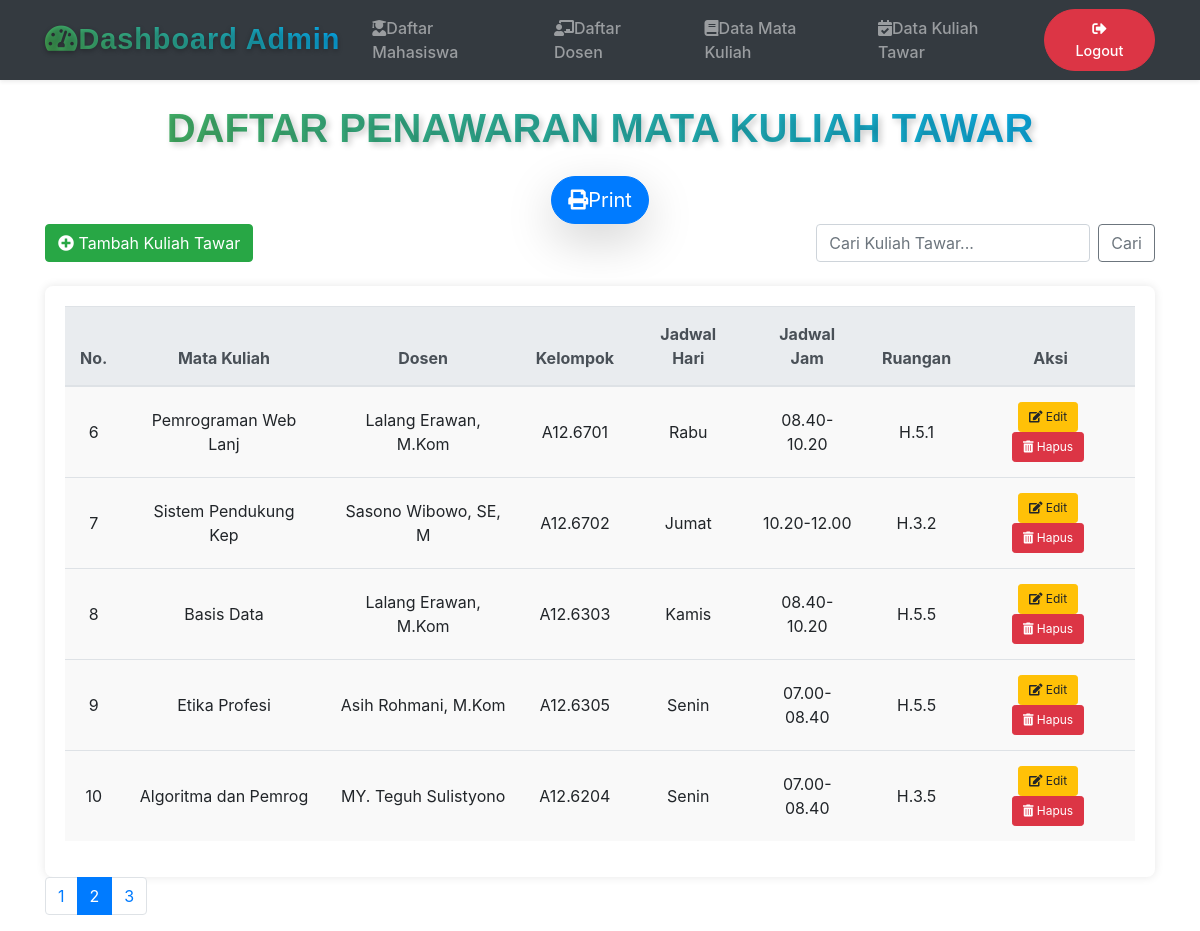
The page /dashboard_kultawar_06959_fais.php?page=2 on the database its author committed.
### tables this page shows
CREATE TABLE `kultawar` (
  `idkultawar` int(11) NOT NULL AUTO_INCREMENT,
  `matkul` char(20) DEFAULT NULL,
  `dosen` char(20) DEFAULT NULL,
  `klp` char(10) DEFAULT NULL,
  `hari` varchar(10) DEFAULT NULL,
  `jamkul` char(13) DEFAULT NULL,
  `ruang` char(6) DEFAULT NULL,
  PRIMARY KEY (`idkultawar`)
);

### dashboard_kultawar_06959_fais.php (the view, shortened to what this page needs)
<?php
$limit = 5;
$page = isset($_GET['page']) ? (int)$_GET['page'] : 1;
$start = ($page > 1) ? ($page * $limit) - $limit : 0;
$result_total = mysqli_query($koneksi, "SELECT COUNT(*) AS total FROM kultawar");
$total_data = mysqli_fetch_assoc($result_total)['total'];
$total_pages = ceil($total_data / $limit);
$result = mysqli_query($koneksi, "SELECT * FROM kultawar LIMIT $start, $limit");
?>
<!DOCTYPE html>
<html lang="en">
<head>
    <link rel="stylesheet" href="https://stackpath.bootstrapcdn.com/bootstrap/4.5.2/css/bootstrap.min.css">
    <link rel="stylesheet" href="https://use.fontawesome.com/releases/v5.7.0/css/all.css" />
</head>
<body>
<nav class="navbar navbar-expand-lg navbar-dark bg-dark shadow-sm">
    <div class="container">
        <a class="navbar-brand text-gradient" href="#">
            <i class="fas fa-tachometer-alt me-2"></i>Dashboard Admin
        </a>
        <div class="collapse navbar-collapse" id="navbarNav">
            <ul class="navbar-nav ms-auto align-items-center">
                <li class="nav-item">
                    <a class="nav-link px-3" href="dashboard_mahasiswa_06959_fais.php">
                        <i class="fas fa-user-graduate me-2"></i>Daftar Mahasiswa
                    </a>
                </li>
                <li class="nav-item">
                    <a class="nav-link px-3" href="dashboard_dosen_06959_fais.php">
                        <i class="fas fa-chalkboard-teacher me-2"></i>Daftar Dosen
                    </a>
                </li>
                <li class="nav-item">
                    <a class="nav-link px-3" href="dashboard_matkul_06959_fais.php">
                        <i class="fas fa-book me-2"></i>Data Mata Kuliah
                    </a>
                </li>
                <li class="nav-item">
                    <a class="nav-link px-3" href="dashboard_kultawar_06959_fais.php">
                        <i class="fas fa-calendar-check me-2"></i>Data Kuliah Tawar
                    </a>
                </li>
                <li class="nav-item ms-lg-3">
                    <a class="btn btn-danger nav-link text-white rounded-pill px-4" href="index.php">
                        <i class="fas fa-sign-out-alt me-2"></i>Logout
                    </a>
                </li>
            </ul>
        </div>
    </div>
</nav>
<div class="container">
    <h2 class="text-center my-4 custom-heading">Daftar Penawaran Mata Kuliah Tawar</h2>
    <div class="text-center"><a class="btn btn-primary btn-lg shadow-lg rounded-pill text-white" href="printkultar_06959_fais.php"><i class="fas fa-print me-2"></i>Print</a></div>
    <div class="d-flex justify-content-between mb-4">
        <a href="tambah_kultar_06959_fais.php" class="btn btn-success"><i class="fas fa-plus-circle"></i> Tambah Kuliah Tawar</a>
        <form class="form-inline" role="search">
            <input class="form-control mr-2" type="search" id="searchInput" placeholder="Cari Kuliah Tawar..." aria-label="Search">
            <button class="btn btn-outline-secondary" type="submit">Cari</button>
        </form>
    </div>
    <div class="table-container">
        <table class="table table-hover">
            <thead class="thead-light">
                <tr>
                <th>No.</th>
                <th>Mata Kuliah</th>
                <th>Dosen</th>
                <th>Kelompok</th>
                <th>Jadwal Hari</th>
                <th>Jadwal Jam</th>
                <th>Ruangan</th>
                <th>Aksi</th>
                </tr>
            </thead>
            <tbody>
                <?php if (mysqli_num_rows($result) > 0): ?>
                    <?php while($row = mysqli_fetch_assoc($result)): ?>
                        <tr class="data-container">
                            <td><?= $row['idkultawar']; ?></td>
                            <td><?= $row['matkul']; ?></td>
                            <td><?= $row['dosen']; ?></td>
                            <td><?= $row['klp']; ?></td>
                            <td><?= $row['hari']; ?></td>
                            <td><?= $row['jamkul']; ?></td>
                            <td><?= $row['ruang']; ?></td>
                            <td class="action-links">
                                <a href="editkultar_06959_fais.php?idkultawar=<?= $row['idkultawar']; ?>" class="btn btn-warning btn-sm"><i class="fas fa-edit"></i> Edit</a>
                                <a href="hapuskultar_06959_fais.php?idkultawar=<?= $row['idkultawar']; ?>" class="btn btn-danger btn-sm" onclick="return confirm('Yakin ingin menghapus?');"><i class="fas fa-trash-alt"></i> Hapus</a>
                            </td>
                        </tr>
                    <?php endwhile; ?>
                <?php else: ?>
                    <tr><td colspan="8" class="text-center">Data tidak ada</td></tr>
                <?php endif; ?>
            </tbody>
        </table>
    </div>
    <nav>
        <ul class="pagination">
            <?php for ($i = 1; $i <= $total_pages; $i++): ?>
                <li class="page-item <?= ($i == $page) ? 'active' : ''; ?>">
                    <a class="page-link" href="?page=<?= $i; ?>"><?= $i; ?></a>
                </li>
            <?php endfor; ?>
        </ul>
    </nav>
</div>
</body>
</html>

### dashboard_kultawar_06959_fais.php (style rules this page uses)
body { background-image: url('inigambar.jpg'); background-size: cover; background-attachment: fixed; }
.table-container { background-color: #fff; padding: 20px; border-radius: 8px; box-shadow: 0 0 10px rgba(0, 0, 0, 0.1); margin-top: 20px; overflow-x: auto; }
.pagination { justify-content: flex-start; }
.table th, .table td { vertical-align: middle; padding: 15px; }
.table td, .table th { text-align: center; }
.action-links a { margin-right: 5px; font-size: 12px; padding: 5px 10px; }
.data-container { background-color: #f9f9f9; }
.custom-heading { font-family: 'Poppins', sans-serif; font-size: 2.5rem; font-weight: 700; text-transform: uppercase; color: transparent; background: linear-gradient(45deg, #4caf50, #03a9f4); -webkit-background-clip: text; text-shadow: 3px 3px 6px rgba(0, 0, 0, 0.2); }
.table { table-layout: auto; width: 100%; }
.navbar { background-color: #343a40; transition: all 0.3s ease-in-out; }
.navbar-brand { font-family: 'Poppins', sans-serif; font-size: 1.8rem; font-weight: bold; letter-spacing: 1px; text-shadow: 0 2px 5px rgba(0, 0, 0, 0.3); transition: transform 0.3s ease; }
.text-gradient { background: linear-gradient(45deg, #4caf50, #03a9f4); -webkit-background-clip: text; -webkit-text-fill-color: transparent; }
.nav-link { font-weight: 500; transition: color 0.3s, background-color 0.3s; }
.btn-danger.nav-link { font-size: 0.9rem; font-weight: 500; padding: 0.5rem 1rem; }
@media (min-width: 992px) { .ms-lg-3 { margin-left: auto !important; } }

### rows shown on the page
kultawar: idkultawar "6", matkul "Pemrograman Web Lanj", dosen "Lalang Erawan, M.Kom", klp "A12.6701", hari "Rabu", jamkul "08.40-10.20", ruang "H.5.1"
kultawar: idkultawar "7", matkul "Sistem Pendukung Kep", dosen "Sasono Wibowo, SE, M", klp "A12.6702", hari "Jumat", jamkul "10.20-12.00", ruang "H.3.2"
kultawar: idkultawar "8", matkul "Basis Data", dosen "Lalang Erawan, M.Kom", klp "A12.6303", hari "Kamis", jamkul "08.40-10.20", ruang "H.5.5"
kultawar: idkultawar "9", matkul "Etika Profesi", dosen "Asih Rohmani, M.Kom", klp "A12.6305", hari "Senin", jamkul "07.00-08.40", ruang "H.5.5"
kultawar: idkultawar "10", matkul "Algoritma dan Pemrog", dosen "MY. Teguh Sulistyono", klp "A12.6204", hari "Senin", jamkul "07.00-08.40", ruang "H.3.5"
